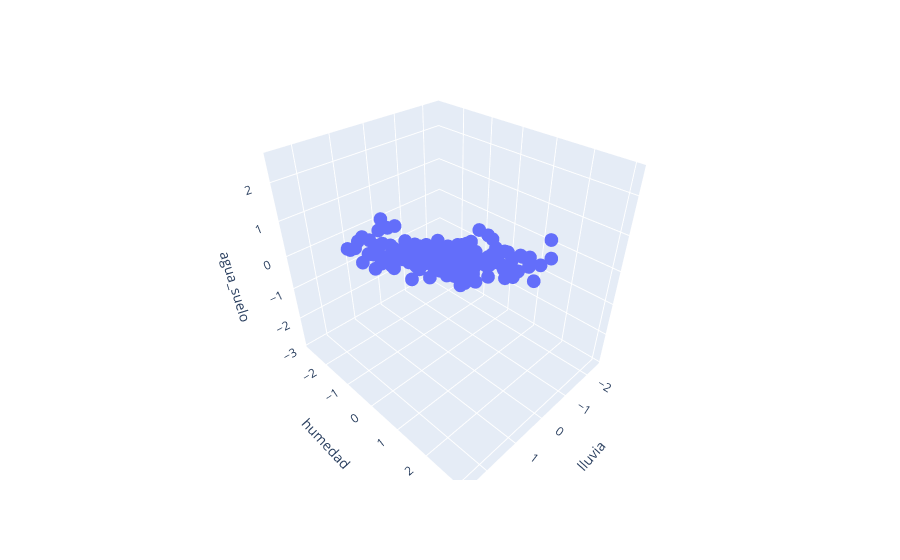

The notebook cell this image was saved under:
### Markdown cell above
# 4. Experimento visual

### Code cell
import plotly.express as px

fig = px.scatter_3d(df, x="lluvia", y="humedad", z="agua_suelo")
fig.write_image(r"C:\Users\marco\Downloads\scatter_3d.png")
fig.show()

### Figure 1 — Plotly figure (JSON) as saved in the notebook; plotly's stock layout.template omitted (floating-point values rounded to 4 significant figures; data arrays with more than 128 entries replaced by an {"elided": "..."} marker saying what was removed)
{"data": [{"hovertemplate": "lluvia=%{x}<br>humedad=%{y}<br>agua_suelo=%{z}<extra></extra>", "legendgroup": "", "marker": {"color": "#636efa", "symbol": "circle"}, "mode": "markers", "name": "", "scene": "scene", "showlegend": false, "type": "scatter3d", "x": {"elided": "200 float values"}, "y": {"elided": "200 float values"}, "z": {"elided": "200 float values"}}], "layout": {"legend": {"tracegroupgap": 0}, "margin": {"t": 60}, "scene": {"domain": {"x": [0, 1], "y": [0, 1]}, "xaxis": {"title": {"text": "lluvia"}}, "yaxis": {"title": {"text": "humedad"}}, "zaxis": {"title": {"text": "agua_suelo"}}}}}
